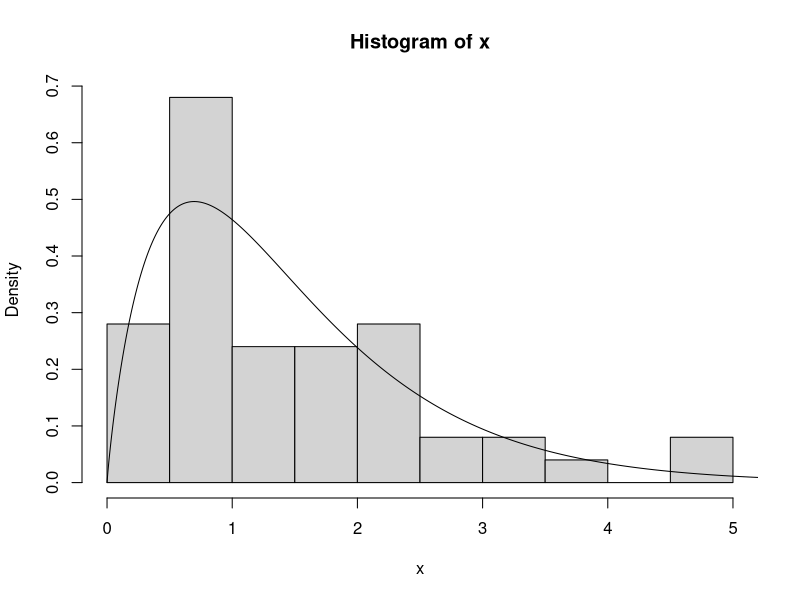

This chart was generated by the following R code:
## ---- chunk 1
knitr::opts_chunk$set(echo = TRUE)
## ---- chunk 2
set.seed(7)
muestra<-rnorm(50)
mean(muestra)
sd(muestra)
## ---- chunk 3
N<-100
matriz_muestras<-matrix(rnorm(50*N),ncol=50)
medias<-apply(matriz_muestras,1,mean)
medianas<-apply(matriz_muestras,1,median)
## ---- chunk 4
# media de cada una de las medias calculadas, al cuadrado
error_cuad_medias<-mean(medias**2)
error_cuad_medianas<-mean(medianas**2)
## ---- chunk 5
#con t de student:
N<-100
matriz_muestras_t<-matrix(rt(50*N,df=1),nrow=100,ncol=50)
medias_t<-apply(matriz_muestras_t,1,mean)
medianas_t<-apply(matriz_muestras_t,1,median)

# media de cada una de las medias calculadas, al cuadrado
error_cuad_medias_t<-mean(medias_t**2)
error_cuad_medianas_t<-mean(medianas_t**2) 
## ---- chunk 6
set.seed(1)
x<-exp(rnorm(50))

library(stats4)
#estimacion maximo verosimil
minusLL<-function (alpha,beta) -sum(dgamma(x,alpha,beta,log=TRUE)) # función de log-verosimilitud cambiada de signo ?
ecm_x<-mle(minusLL,start=list(alpha=5,beta=5)) # MLE 

hist(x,prob=TRUE)
xx<-seq(0,7,length=1000)
lines(xx,dgamma(xx,ecm_x@coef[1],ecm_x@coef[2]))

#alfa se distribuye como una normal
# el estimador puntual es la media, la misma alfa
# la desviacion tipica la vemos en la matriz de varianzas-covarianzas
#` IC_alfa:`
ecm_x@coef[1]+c(-1,1)*1.96*sqrt(ecm_x@vcov[1,1]) #este no hace falta
qnorm(c(0.025,0.975),ecm_x@coef[1],sqrt(ecm_x@vcov[1,1]))

## ---- chunk 7
muestra<-matrix(rnorm(100*1000),ncol=100)
media<-apply(muestra,1,mean)
desv<-apply(muestra,1,sd)

min_ic<-qnorm(0.025,media,desv/sqrt(100))
max_ic<-qnorm(0.975,media,desv/sqrt(100))
IC<-matrix(cbind(min_ic,max_ic),ncol=2)
#sum(min_ic<0 & max_ic>0)
sum(IC[,1]<0 & IC[,2]>0)
## ---- chunk 8
set.seed(1)
x<-rnorm(10)
y<-rnorm(10,1)
t.test(x,y)

x2<-rnorm(20)
y2<-rnorm(20,1)
t.test(x2,y2)

x3<-rnorm(30)
y3<-rnorm(30,1)
t.test(x3,y3)
## ---- chunk 9
set.seed(77)
N<-100000
muestra<-rbinom(N,1,0.5)
#IC<-mean(muestra)+c(-1,1)*qnorm(0.975)*sd(muestra)
IC95<-mean(muestra)+c(-1,1)*qnorm(0.975)*sqrt((mean(muestra)*(1-mean(muestra)))/N)
